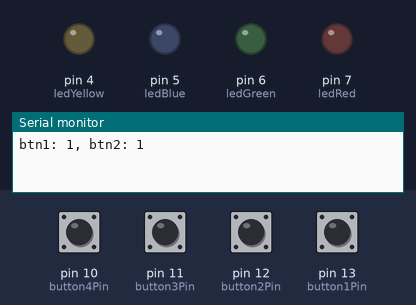
Simulated run of this sketch. Board: Arduino Uno, built with avr-gcc and run on an emulated ATmega328P. Parts: output pins drawn as LEDs (lit = HIGH), the last lines printed to the serial monitor. Inputs (shaded band) come from the test bench; at power-on: pin 10 (button4Pin), pin 11 (button3Pin), pin 12 (button2Pin), pin 13 (button1Pin) HIGH.

Above: at 1.2 s.
1.3 s: pin 12 (button2Pin) pulled LOW for 0.15 s
At 2.6 s:
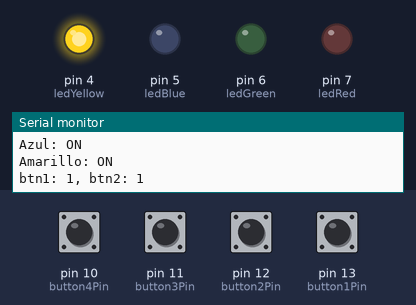
2.9 s: pin 13 (button1Pin) pulled LOW for 0.15 s
At 2.97 s:
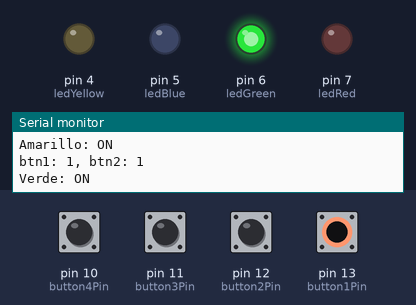
4.5 s: pin 12 (button2Pin) driven LOW and pin 13 (button1Pin) driven LOW
At 5.5 s:
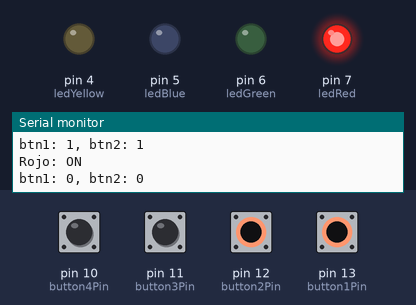
6.0 s: pin 12 (button2Pin) driven HIGH
At 6.7 s:
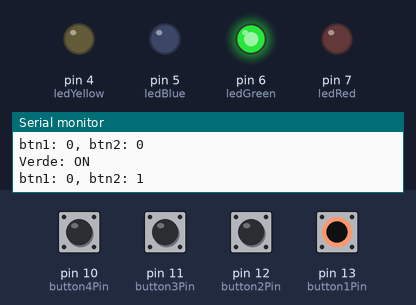
7.5 s: pin 12 (button2Pin) driven LOW
At 7.8 s:
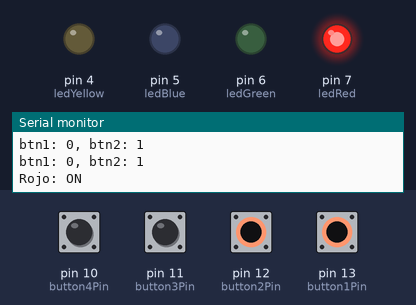
Timing chart, 0 to 10.0 s (numbered marks = the images above; inputs shaded):
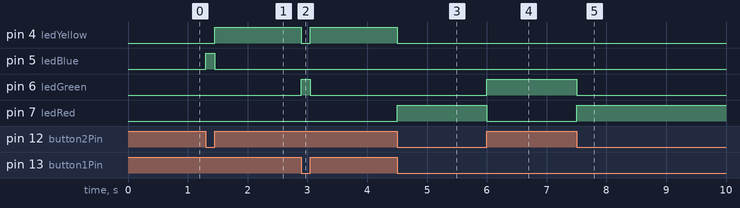

Measured:
- after the input at 1.3 s, pin 4 (ledYellow): LOW → HIGH after 0.15 s; pin 5 (ledBlue): LOW → HIGH at once, → LOW 0.15 s later
- after the input at 2.9 s, pin 4 (ledYellow): HIGH → LOW at once, → HIGH 0.15 s later; pin 6 (ledGreen): LOW → HIGH at once, → LOW 0.15 s later
- after the input at 4.5 s, pin 4 (ledYellow): HIGH → LOW at once; pin 7 (ledRed): LOW → HIGH at once
- after the input at 6.0 s, pin 6 (ledGreen): LOW → HIGH at once; pin 7 (ledRed): HIGH → LOW at once
- after the input at 7.5 s, pin 6 (ledGreen): HIGH → LOW at once; pin 7 (ledRed): LOW → HIGH at once

The sketch:

Ejercicio8.ino
```cpp
void task1()
{
    // Definición de estados y variable de estado
    enum class Task1States
    {
        INIT,
        WAIT_TIMEOUT
    };
    static Task1States task1State = Task1States::INIT;

    // Va a verificar si se cambió o no de configuración
    static uint8_t btn1OldState = HIGH;
    static uint8_t btn2OldState = HIGH;

    // Definición de variables static (conservan
    // su valor entre llamadas a task1)
    static uint32_t lasTime = 0;

    // Constantes

    constexpr uint32_t INTERVAL = 1000;
    constexpr uint8_t button1Pin = 13;
    constexpr uint8_t button2Pin = 12;
    constexpr uint8_t button3Pin = 11;
    constexpr uint8_t button4Pin = 10;
    constexpr uint8_t ledRed = 7;
    constexpr uint8_t ledGreen = 6;
    constexpr uint8_t ledBlue = 5;
    constexpr uint8_t ledYellow = 4;

    // MÁQUINA de ESTADOS

    switch (task1State)
    {
    case Task1States::INIT:
    {
        Serial.begin(9600);
        pinMode(button1Pin, INPUT_PULLUP);
        pinMode(button2Pin, INPUT_PULLUP);
        pinMode(button3Pin, INPUT_PULLUP);
        pinMode(button4Pin, INPUT_PULLUP);
        pinMode(ledRed, OUTPUT);
        pinMode(ledGreen, OUTPUT);
        pinMode(ledBlue, OUTPUT);
        pinMode(ledYellow, OUTPUT);
        lasTime = millis();
        task1State = Task1States::WAIT_TIMEOUT;

        break;
    }
    case Task1States::WAIT_TIMEOUT:
    {
        uint8_t btn1State = digitalRead(button1Pin);
        uint8_t btn2State = digitalRead(button2Pin);
        uint8_t btn3State = digitalRead(button3Pin);
        uint8_t btn4State = digitalRead(button4Pin);
        uint32_t currentTime = millis();

        // Evento 1:
        if ((currentTime - lasTime) >= INTERVAL)
        {
            lasTime = currentTime;
            Serial.print("btn1: ");
            Serial.print(btn1State);
            Serial.print(", btn2: ");
            Serial.println(btn2State);

            //printf("btn1: %d,btn2: %d, btn3: %d, btn4: %d\n", btn1State, btn2State, btn3State, btn4State);
        }

        if ((btn1State != btn1OldState) || (btn2State != btn2OldState))
        {

            btn1OldState = btn1State;
            btn2OldState = btn2State;

            // Evento 2
            if (btn1State == LOW && btn2State == LOW)
            {
                digitalWrite(ledRed, HIGH);
                Serial.println("Rojo: ON");
                digitalWrite(ledBlue, LOW);
                digitalWrite(ledGreen, LOW);
                digitalWrite(ledYellow, LOW);
            }
            // Evento 3
            if (btn1State == LOW && btn2State == HIGH)
            {
                digitalWrite(ledGreen, HIGH);
                Serial.println("Verde: ON");
                digitalWrite(ledBlue, LOW);
                digitalWrite(ledRed, LOW);
                digitalWrite(ledYellow, LOW);
            }
            // Evento 4
            if (btn1State == HIGH && btn2State == LOW)
            {
                digitalWrite(ledBlue, HIGH);
                Serial.println("Azul: ON");
                digitalWrite(ledRed, LOW);
                digitalWrite(ledGreen, LOW);
                digitalWrite(ledYellow, LOW);
            }

            // Evento 5
            if (btn1State == HIGH && btn2State == HIGH)
            {
                digitalWrite(ledYellow, HIGH);
                Serial.println("Amarillo: ON");
                digitalWrite(ledBlue, LOW);
                digitalWrite(ledGreen, LOW);
                digitalWrite(ledRed, LOW);
            }
        }
        break;
    }
    default:
    {
        Serial.println("Error");
    }
    }
}

void setup()
{
    task1();
}

void loop()
{
    task1();
}
```
